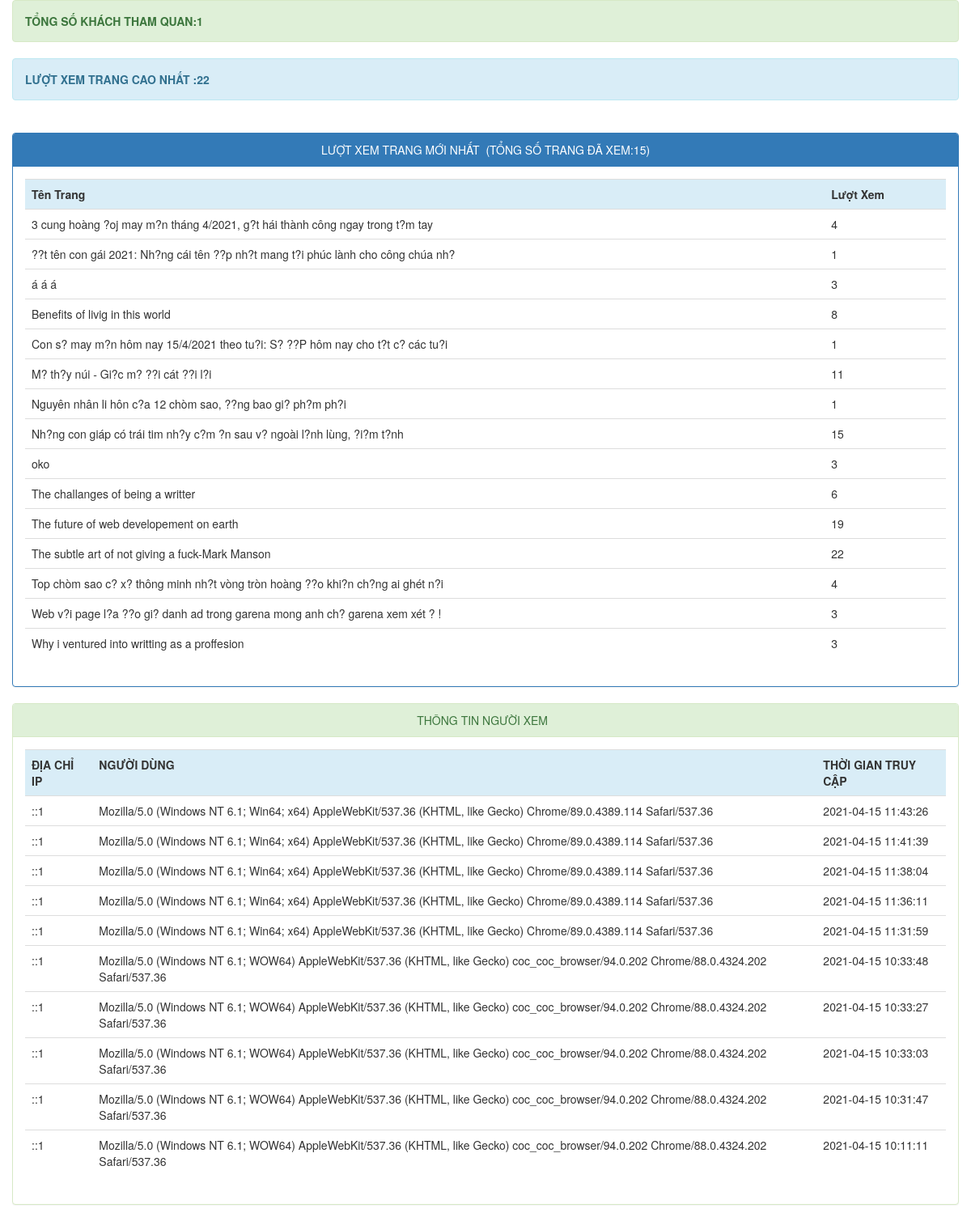
Page /adminstats/index.php on the committed database.
### tables this page shows
CREATE TABLE `page_hits` (
  `page` varchar(255) NOT NULL,
  `count` int(11) DEFAULT NULL
);

CREATE TABLE `visitor_info` (
  `id` int(11) NOT NULL,
  `ip_address` varchar(255) DEFAULT NULL,
  `user_agent` varchar(255) DEFAULT NULL,
  `time_accessed` timestamp NOT NULL DEFAULT current_timestamp()
);

### adminstats/index.php (the view, shortened to what this page needs)
<!DOCTYPE html>
<html>
<head>
	<link rel="stylesheet" type="text/css" href="bootstrap/css/bootstrap.css">
	<link rel="stylesheet" type="text/css" href="bootstrap/css/bootstrap.min.css">
</head>
<body>
	<div class="container">
		<div class="row">
			<div class="alert alert-success">
				<strong><?php
				$sql = "SELECT COUNT(DISTINCT ip_address) AS alias FROM visitor_info";
				$query = $db->prepare($sql);
				$query->execute();
				$unique_visitors = $query->fetch()['alias'];
				echo "TỔNG SỐ KHÁCH THAM QUAN:".$unique_visitors;
				?></strong>
			</div>
			<div class="alert alert-info">
				<strong><?php
				$sql = "SELECT MAX(count) AS maximum FROM page_hits";
				$query = $db->prepare($sql);
				$query->execute();
				$maxcount = $query->fetch()['maximum'];
				echo "LƯỢT XEM TRANG CAO NHẤT :".$maxcount;
				?></strong>
			</div><br>
			<div class="panel panel-primary">
				<div class="panel-heading text-center">LƯỢT XEM TRANG MỚI NHẤT&nbsp;&nbsp;(TỔNG SỐ TRANG ĐÃ XEM:<?php require_once("count_pages.php"); ?>)</div>
				<div class="panel-body">
					<div class="table-responsive">
						<table class="table">
							<tr class="info">
								<th>Tên Trang</th>
								<th>Lượt Xem</th>
							</tr>
							<?php
							include("connect.php");
							try {
								$con=new PDO($dsn,$username,$password);
								$con->setAttribute(PDO::ATTR_ERRMODE,PDO::ERRMODE_EXCEPTION);
							} catch (Exception $ex) {
								echo 'Not Connected '.$ex->getMessage();
							}
							$stmt=$con->prepare('SELECT * FROM page_hits LIMIT 30');
							$stmt->execute();
							$resources=$stmt->fetchAll();
							foreach ($resources as $resource) {
								echo '
								<tr>
								<td>'.$resource['page'].'</td>
								<td>'.$resource['count'].'</td>
								</tr>';
							}
							?>
						</table>
					</div>
				</div>
			</div>
		</div>
		<div class="row">
			<div class="panel panel-success">
				<div class="panel-heading text-center">THÔNG TIN NGƯỜI XEM&nbsp;&nbsp;</div>
				<div class="panel-body">
					<div class="table-responsive">
						<table class="table">
							<tr class="info">
								<th>ĐỊA CHỈ IP</th>
								<th>NGƯỜI DÙNG</th>
								<th>THỜI GIAN TRUY CẬP</th>
							</tr>
							<?php
							include("connect.php");
							try {
								$con=new PDO($dsn,$username,$password);
								$con->setAttribute(PDO::ATTR_ERRMODE,PDO::ERRMODE_EXCEPTION);
							} catch (Exception $ex) {
								echo 'Not Connected '.$ex->getMessage();
							}
							$stmt=$con->prepare('SELECT * FROM visitor_info ORDER BY time_accessed DESC LIMIT 10');
							$stmt->execute();
							$resources=$stmt->fetchAll();
							foreach ($resources as $resource) {
								echo '
								<tr>
								<td>'.$resource['ip_address'].'</td>
								<td>'.$resource['user_agent'].'</td>
								<td>'.$resource['time_accessed'].'</td>
								</tr>';
							}
							?>
						</table>
					</div>
				</div>
			</div>
		</div>
	</div>
</body>
</html>

### rows in the picture
page_hits: page "3 cung hoàng ?oj may m?n tháng 4/2021, g?t hái thành công ngay trong t?m tay", count "4"
page_hits: page "??t tên con gái 2021: Nh?ng cái tên ??p nh?t mang t?i phúc lành cho công chúa nh?", count "1"
page_hits: page "á á á", count "3"
page_hits: page "Benefits of livig in this world", count "8"
page_hits: page "Con s? may m?n hôm nay 15/4/2021 theo tu?i: S? ??P hôm nay cho t?t c? các tu?i", count "1"
page_hits: page "M? th?y núi - Gi?c m? ??i cát ??i l?i", count "11"
page_hits: page "Nguyên nhân li hôn c?a 12 chòm sao, ??ng bao gi? ph?m ph?i", count "1"
page_hits: page "Nh?ng con giáp có trái tim nh?y c?m ?n sau v? ngoài l?nh lùng, ?i?m t?nh", count "15"
page_hits: page "oko", count "3"
page_hits: page "The challanges of being a writter", count "6"
page_hits: page "The future of web developement on earth", count "19"
page_hits: page "The subtle art of not giving a fuck-Mark Manson", count "22"
page_hits: page "Top chòm sao c? x? thông minh nh?t vòng tròn hoàng ??o khi?n ch?ng ai ghét n?i", count "4"
page_hits: page "Web v?i page l?a ??o gi? danh ad trong garena mong anh ch? garena xem xét ? !", count "3"
page_hits: page "Why i ventured into writting as a proffesion", count "3"
visitor_info: ip_address "::1", user_agent "Mozilla/5.0 (Windows NT 6.1; Win64; x64) AppleWebKit/537.36 (KHTML, like Gecko) Chrome/89.0.4389.114 Safari/537.36", time_accessed "2021-04-15 11:43:26"
visitor_info: ip_address "::1", user_agent "Mozilla/5.0 (Windows NT 6.1; Win64; x64) AppleWebKit/537.36 (KHTML, like Gecko) Chrome/89.0.4389.114 Safari/537.36", time_accessed "2021-04-15 11:41:39"
visitor_info: ip_address "::1", user_agent "Mozilla/5.0 (Windows NT 6.1; Win64; x64) AppleWebKit/537.36 (KHTML, like Gecko) Chrome/89.0.4389.114 Safari/537.36", time_accessed "2021-04-15 11:38:04"
visitor_info: ip_address "::1", user_agent "Mozilla/5.0 (Windows NT 6.1; Win64; x64) AppleWebKit/537.36 (KHTML, like Gecko) Chrome/89.0.4389.114 Safari/537.36", time_accessed "2021-04-15 11:36:11"
visitor_info: ip_address "::1", user_agent "Mozilla/5.0 (Windows NT 6.1; Win64; x64) AppleWebKit/537.36 (KHTML, like Gecko) Chrome/89.0.4389.114 Safari/537.36", time_accessed "2021-04-15 11:31:59"
visitor_info: ip_address "::1", user_agent "Mozilla/5.0 (Windows NT 6.1; WOW64) AppleWebKit/537.36 (KHTML, like Gecko) coc_coc_browser/94.0.202 Chrome/88.0.4324.202 Safari/537.36", time_accessed "2021-04-15 10:33:48"
visitor_info: ip_address "::1", user_agent "Mozilla/5.0 (Windows NT 6.1; WOW64) AppleWebKit/537.36 (KHTML, like Gecko) coc_coc_browser/94.0.202 Chrome/88.0.4324.202 Safari/537.36", time_accessed "2021-04-15 10:33:27"
visitor_info: ip_address "::1", user_agent "Mozilla/5.0 (Windows NT 6.1; WOW64) AppleWebKit/537.36 (KHTML, like Gecko) coc_coc_browser/94.0.202 Chrome/88.0.4324.202 Safari/537.36", time_accessed "2021-04-15 10:33:03"
visitor_info: ip_address "::1", user_agent "Mozilla/5.0 (Windows NT 6.1; WOW64) AppleWebKit/537.36 (KHTML, like Gecko) coc_coc_browser/94.0.202 Chrome/88.0.4324.202 Safari/537.36", time_accessed "2021-04-15 10:31:47"
visitor_info: ip_address "::1", user_agent "Mozilla/5.0 (Windows NT 6.1; WOW64) AppleWebKit/537.36 (KHTML, like Gecko) coc_coc_browser/94.0.202 Chrome/88.0.4324.202 Safari/537.36", time_accessed "2021-04-15 10:11:11"

### other values in the picture
$unique_visitors "1"
$maxcount "22"
$rowcount "15"
